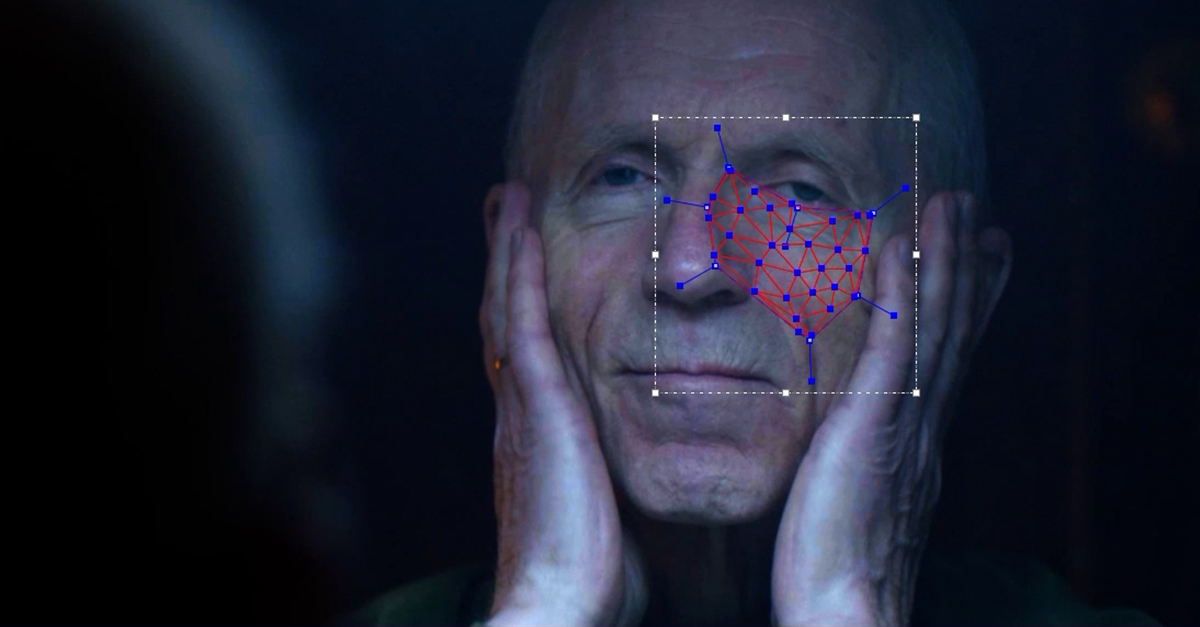
#> input picture frontend/assets/sample.jpg, 1200 x 627 px
$ python -i processing.py   (imports and definitions only)
#> lines starting #> are read from the running program, lines starting #| are printed output that depends on the picture
from typing import Dict, Tuple, List, DefaultDict
from collections import defaultdict
import numpy as np
import cv2
from ultralytics import YOLO

# Load a small, fast model (swap to yolov8s.pt if you have more compute)
# [1 line that did not run here, left out]

# Reasonable defaults; the client can override at runtime
DEFAULT_COLOR_RANGES = {
    "red":   [(0, 120, 70), (10, 255, 255), (170, 120, 70), (180, 255, 255)],  # two ranges for red
    "green": [(35, 52, 72), (90, 255, 255)],
    "blue":  [(90, 60, 0), (128, 255, 255)],
}

# In-memory store for analysis artifacts by job_id (used by the API)
ANALYSIS_STORE: dict = {}

# [54 lines left out: functions detect_objects_bboxes, color_masks, overlay_annotations, not called in this run]

def process_frame(frame_bytes: bytes, color_choice: str = "red", conf: float = 0.35):
    """Decode bytes->image, run detection + color mask, return (annotated JPEG bytes, boxes)."""
    # decode jpeg/png bytes to numpy BGR
    nparr = np.frombuffer(frame_bytes, np.uint8)
    frame_bgr = cv2.imdecode(nparr, cv2.IMREAD_COLOR)
    if frame_bgr is None:
        raise ValueError("Failed to decode frame")

    # objects
    boxes = detect_objects_bboxes(frame_bgr, conf=conf)

    # color
    mask = color_masks(frame_bgr, color_choice, DEFAULT_COLOR_RANGES)

    # overlay
    annotated = overlay_annotations(frame_bgr, boxes, mask, show_mask=True)

    # encode back to JPEG
    success, jpg = cv2.imencode('.jpg', annotated, [int(cv2.IMWRITE_JPEG_QUALITY), 80])
    if not success:
        raise ValueError("JPEG encode failed")
    return jpg.tobytes(), boxes

# [67 lines left out: functions process_video_file, save_analysis_plot, not called in this run]

>>> import cv2
>>> picture = cv2.imread('../frontend/assets/sample.jpg', cv2.IMREAD_GRAYSCALE)
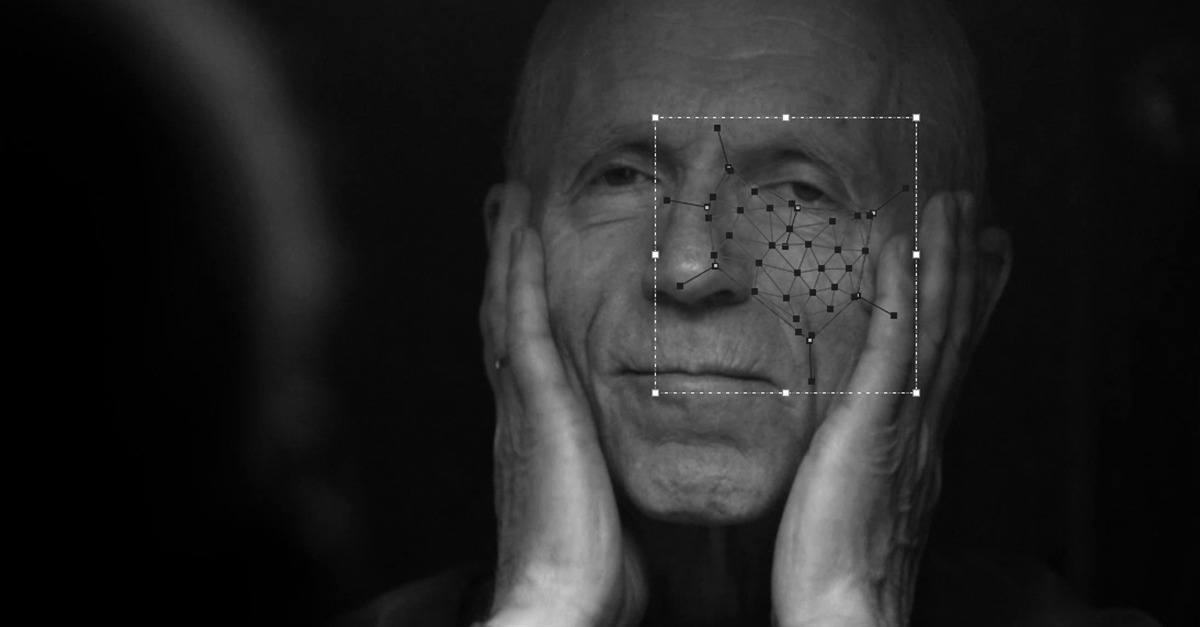
#> picture: shape (627, 1200); min 0, max 255, mean 35.2
>>> result = process_frame(picture)
#> (the run stopped early here; a loop or call above may not have finished)

$ run again, on frontend/assets/profile.jpg
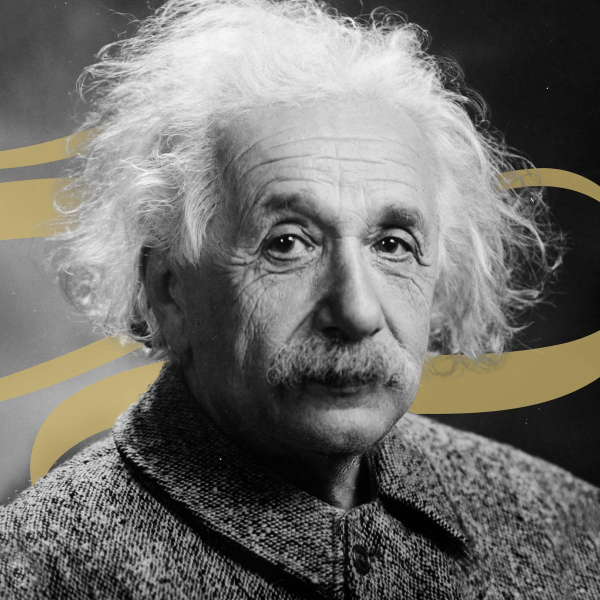
#> input picture frontend/assets/profile.jpg, 1200 x 1200 px (shown at 1/2 size)
#> `picture = cv2.imread('../frontend/assets/sample.jpg', cv2.IMREAD_GRAYS..`:
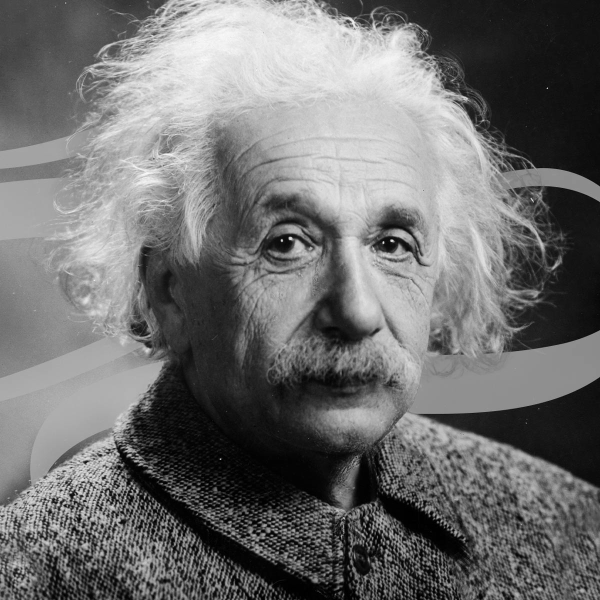
#> picture: shape (1200, 1200) (shown at 1/2 size); min 0, max 255, mean 111

$ run again, on frontend/assets/liveTracking.jpeg
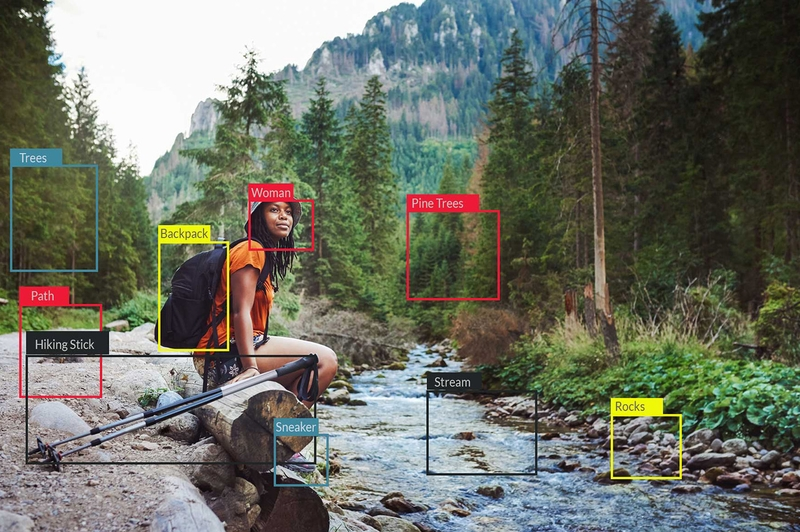
#> input picture frontend/assets/liveTracking.jpeg, 800 x 532 px
#> `picture = cv2.imread('../frontend/assets/sample.jpg', cv2.IMREAD_GRAYS..`:
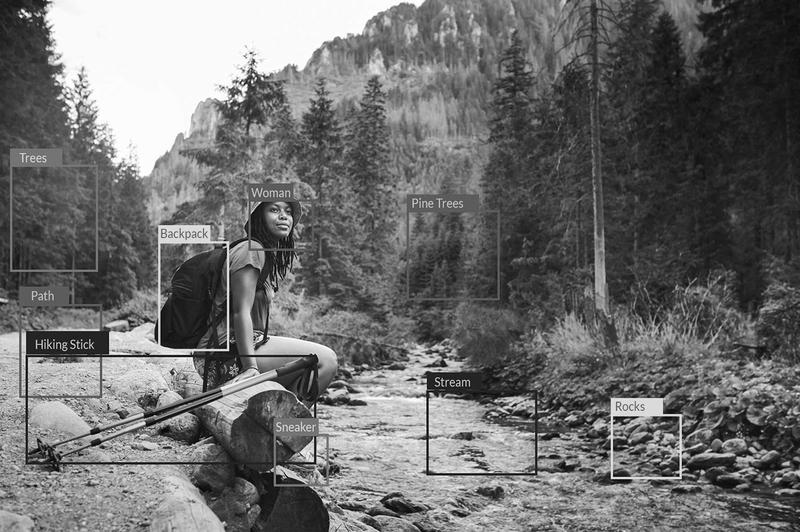
#> picture: shape (532, 800); min 0, max 255, mean 109.4
